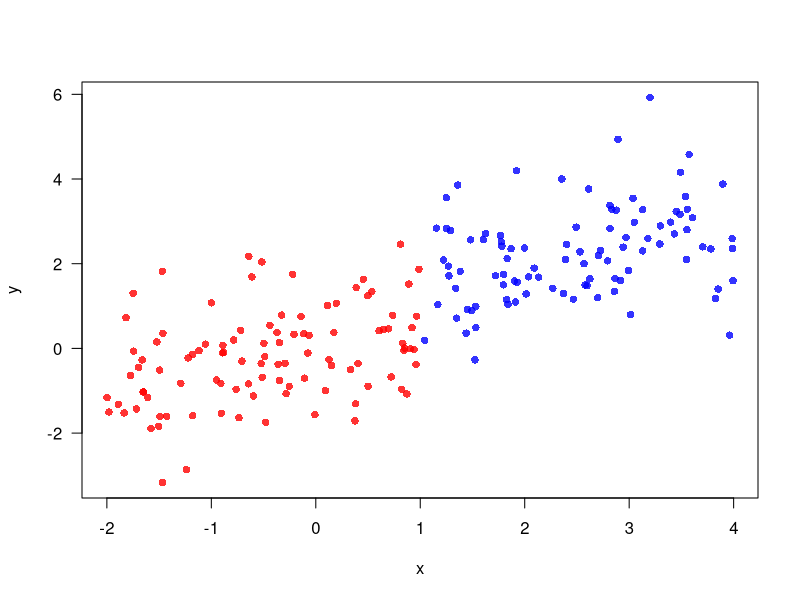
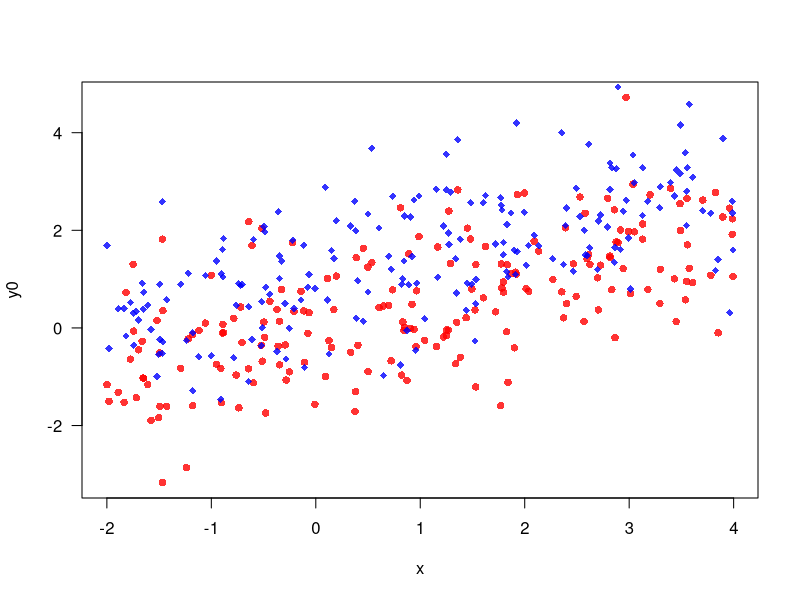

R code for these plots, in order:
#   SGIA40F15 23/24 
#       Seminar 04
#            RDD minimal example
#   2024-02-23
#   Juraj Medzihorsky

rm(list=ls())

#   simulate the data, extremely simple setup
N <- 2e2
set.seed(19740330)
x <- runif(N, -2, 4)
u0 <- rnorm(N) |> scale()
u1 <- 1 + rnorm(N) |> scale()
y0 <- x*0.5 + u0
y1 <- x*0.5 + u1
cutoff <- 1
d <- as.numeric(x>=cutoff) 
y <- ifelse(d%in%0, y0, y1)

#   true ATE is 1
mean(y1-y0)
#   ITE vary quite a bit though
summary(y1-y0)


#   plot it
#   just by looking at it, it doesn't seem that much
col0 <- rgb(1,0,0,0.8)
col1 <- rgb(0,0,1,0.8)
pcol <- ifelse(d%in%0, col0, col1)
plot(x, y, las=1, pch=16, col=pcol)

#   just Y ~ X; ok fit without D too
lm(y~1+x) |> summary() 


#   yet, if we could see the potential outcomes
plot(x, y0, las=1, pch=16, col=col0)
points(x, y1, pch=18, col=col1)


#   simplest RDD estimate
#   first, we center X on the cutoff
xc <- x-cutoff

#   now just add D
#   pretty close
lm(y ~ 1 + xc + d) |> summary()

#   since we simulated the data, we know that the X-slope
#   is the same in D=0 and D=1
#   allowing it to vary by adding an interaction between
#   Xc and D doesn't change much
lm(y ~ 1 + xc + d + xc:d) |> summary()


#   we haven't yet tried bandwidth selection or anything 
#   else that's expected, see the next scripts

#   SCRIPT END
